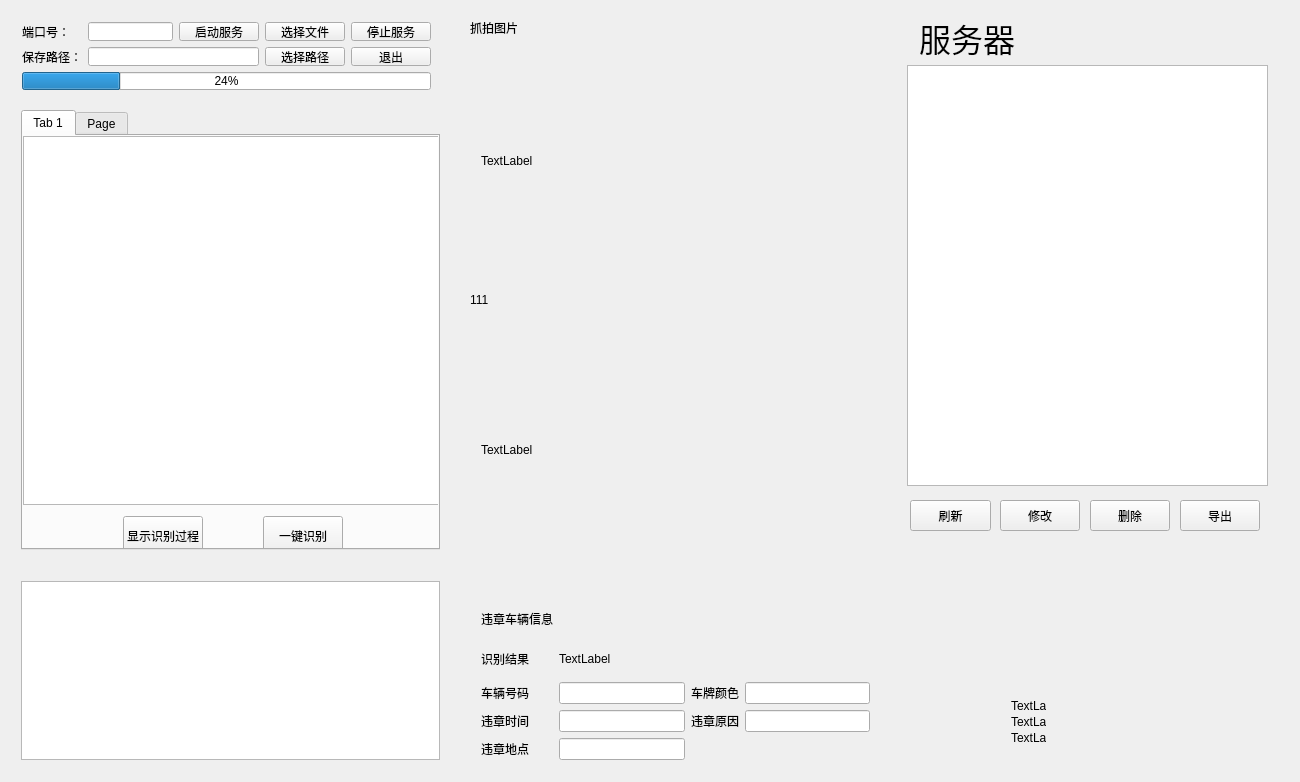
<?xml version="1.0" encoding="UTF-8"?>
<ui version="4.0">
 <class>ServerWidget</class>
 <widget class="QWidget" name="ServerWidget">
  <property name="geometry">
   <rect>
    <x>0</x>
    <y>0</y>
    <width>1300</width>
    <height>782</height>
   </rect>
  </property>
  <property name="windowTitle">
   <string>ServerWidget</string>
  </property>
  <widget class="QWidget" name="layoutWidget">
   <property name="geometry">
    <rect>
     <x>11</x>
     <y>11</y>
     <width>431</width>
     <height>90</height>
    </rect>
   </property>
   <layout class="QGridLayout" name="layoutPort">
    <item row="0" column="4">
     <widget class="QPushButton" name="pushButton_4">
      <property name="text">
       <string>停止服务</string>
      </property>
     </widget>
    </item>
    <item row="0" column="0">
     <widget class="QLabel" name="label_2">
      <property name="text">
       <string>端口号：</string>
      </property>
     </widget>
    </item>
    <item row="1" column="3">
     <widget class="QPushButton" name="selectFolder">
      <property name="text">
       <string>选择路径</string>
      </property>
     </widget>
    </item>
    <item row="0" column="3">
     <widget class="QPushButton" name="buttonFile">
      <property name="text">
       <string>选择文件</string>
      </property>
     </widget>
    </item>
    <item row="1" column="4">
     <widget class="QPushButton" name="buttonSend">
      <property name="text">
       <string>退出</string>
      </property>
     </widget>
    </item>
    <item row="1" column="1" colspan="2">
     <widget class="QLineEdit" name="serverFilePath"/>
    </item>
    <item row="1" column="0">
     <widget class="QLabel" name="label_3">
      <property name="text">
       <string>保存路径：</string>
      </property>
     </widget>
    </item>
    <item row="0" column="1">
     <widget class="QLineEdit" name="portNumber"/>
    </item>
    <item row="0" column="2">
     <widget class="QPushButton" name="pushButton_3">
      <property name="text">
       <string>启动服务</string>
      </property>
     </widget>
    </item>
    <item row="2" column="0" colspan="5">
     <widget class="QProgressBar" name="serverProgressBar">
      <property name="value">
       <number>24</number>
      </property>
     </widget>
    </item>
   </layout>
  </widget>
  <widget class="QWidget" name="layoutWidget">
   <property name="geometry">
    <rect>
     <x>1000</x>
     <y>690</y>
     <width>57</width>
     <height>64</height>
    </rect>
   </property>
   <layout class="QGridLayout" name="layoutSearchCar">
    <item row="0" column="0">
     <widget class="QLabel" name="label_4">
      <property name="text">
       <string>TextLabel</string>
      </property>
     </widget>
    </item>
    <item row="2" column="0">
     <widget class="QLabel" name="label_6">
      <property name="text">
       <string>TextLabel</string>
      </property>
     </widget>
    </item>
    <item row="1" column="0">
     <widget class="QLabel" name="label_5">
      <property name="text">
       <string>TextLabel</string>
      </property>
     </widget>
    </item>
   </layout>
  </widget>
  <widget class="QWidget" name="layoutWidget">
   <property name="geometry">
    <rect>
     <x>470</x>
     <y>590</y>
     <width>411</width>
     <height>181</height>
    </rect>
   </property>
   <layout class="QGridLayout" name="layoutCarInfo">
    <item row="2" column="3">
     <widget class="QLineEdit" name="lineEdit_2"/>
    </item>
    <item row="3" column="3">
     <widget class="QLineEdit" name="lineEdit_4"/>
    </item>
    <item row="3" column="2">
     <widget class="QLabel" name="label_11">
      <property name="text">
       <string>违章原因</string>
      </property>
     </widget>
    </item>
    <item row="4" column="1">
     <widget class="QLineEdit" name="lineEdit_5"/>
    </item>
    <item row="4" column="0">
     <widget class="QLabel" name="label_10">
      <property name="text">
       <string>违章地点</string>
      </property>
     </widget>
    </item>
    <item row="3" column="1">
     <widget class="QLineEdit" name="lineEdit_3"/>
    </item>
    <item row="3" column="0">
     <widget class="QLabel" name="label_9">
      <property name="text">
       <string>违章时间</string>
      </property>
     </widget>
    </item>
    <item row="2" column="2">
     <widget class="QLabel" name="label_8">
      <property name="text">
       <string>车牌颜色</string>
      </property>
     </widget>
    </item>
    <item row="2" column="0">
     <widget class="QLabel" name="label_7">
      <property name="text">
       <string>车辆号码</string>
      </property>
     </widget>
    </item>
    <item row="2" column="1">
     <widget class="QLineEdit" name="lineEdit"/>
    </item>
    <item row="1" column="1">
     <widget class="QLabel" name="labelIdentifyResult">
      <property name="text">
       <string>TextLabel</string>
      </property>
     </widget>
    </item>
    <item row="1" column="0">
     <widget class="QLabel" name="labelIdentification">
      <property name="text">
       <string>识别结果</string>
      </property>
     </widget>
    </item>
    <item row="0" column="0">
     <widget class="QLabel" name="labelIdentifityCarNumber">
      <property name="text">
       <string>违章车辆信息</string>
      </property>
     </widget>
    </item>
   </layout>
  </widget>
  <widget class="QWidget" name="layoutWidget">
   <property name="geometry">
    <rect>
     <x>470</x>
     <y>320</y>
     <width>401</width>
     <height>261</height>
    </rect>
   </property>
   <layout class="QGridLayout" name="layoutCarNumber">
    <item row="0" column="0">
     <widget class="QLabel" name="labelLayoutTitleCarNumber">
      <property name="text">
       <string>TextLabel</string>
      </property>
      <property name="textFormat">
       <enum>Qt::RichText</enum>
      </property>
     </widget>
    </item>
   </layout>
  </widget>
  <widget class="QWidget" name="layoutWidget">
   <property name="geometry">
    <rect>
     <x>10</x>
     <y>570</y>
     <width>441</width>
     <height>201</height>
    </rect>
   </property>
   <layout class="QGridLayout" name="layoutServerInfo">
    <item row="0" column="0">
     <widget class="QTextEdit" name="textEdit"/>
    </item>
   </layout>
  </widget>
  <widget class="QWidget" name="layoutWidget">
   <property name="geometry">
    <rect>
     <x>10</x>
     <y>110</y>
     <width>441</width>
     <height>451</height>
    </rect>
   </property>
   <layout class="QGridLayout" name="layoutFilePath">
    <property name="topMargin">
     <number>0</number>
    </property>
    <item row="0" column="0">
     <widget class="QTabWidget" name="tabWidget">
      <property name="currentIndex">
       <number>0</number>
      </property>
      <widget class="QWidget" name="tab">
       <attribute name="title">
        <string>Tab 1</string>
       </attribute>
       <widget class="QPushButton" name="pushButton">
        <property name="geometry">
         <rect>
          <x>100</x>
          <y>380</y>
          <width>80</width>
          <height>40</height>
         </rect>
        </property>
        <property name="text">
         <string>显示识别过程</string>
        </property>
       </widget>
       <widget class="QPushButton" name="pushButton_2">
        <property name="geometry">
         <rect>
          <x>240</x>
          <y>380</y>
          <width>80</width>
          <height>40</height>
         </rect>
        </property>
        <property name="text">
         <string>一键识别</string>
        </property>
       </widget>
       <widget class="QTableView" name="tableView">
        <property name="geometry">
         <rect>
          <x>0</x>
          <y>0</y>
          <width>439</width>
          <height>369</height>
         </rect>
        </property>
       </widget>
      </widget>
      <widget class="QWidget" name="tab_2">
       <attribute name="title">
        <string>Page</string>
       </attribute>
      </widget>
     </widget>
    </item>
   </layout>
  </widget>
  <widget class="QWidget" name="layoutWidget">
   <property name="geometry">
    <rect>
     <x>470</x>
     <y>50</y>
     <width>411</width>
     <height>221</height>
    </rect>
   </property>
   <layout class="QGridLayout" name="layoutPicture">
    <item row="0" column="0">
     <widget class="QLabel" name="labelPicture">
      <property name="text">
       <string>TextLabel</string>
      </property>
     </widget>
    </item>
   </layout>
  </widget>
  <widget class="QLabel" name="labelLayoutTitlePicture">
   <property name="geometry">
    <rect>
     <x>470</x>
     <y>20</y>
     <width>55</width>
     <height>16</height>
    </rect>
   </property>
   <property name="text">
    <string>抓拍图片</string>
   </property>
  </widget>
  <widget class="QLabel" name="labelCarNumber">
   <property name="geometry">
    <rect>
     <x>470</x>
     <y>290</y>
     <width>51</width>
     <height>21</height>
    </rect>
   </property>
   <property name="maximumSize">
    <size>
     <width>500</width>
     <height>116</height>
    </size>
   </property>
   <property name="text">
    <string>111</string>
   </property>
   <property name="textFormat">
    <enum>Qt::RichText</enum>
   </property>
  </widget>
  <widget class="QPushButton" name="buttonDelete">
   <property name="geometry">
    <rect>
     <x>1090</x>
     <y>500</y>
     <width>80</width>
     <height>31</height>
    </rect>
   </property>
   <property name="text">
    <string>删除</string>
   </property>
  </widget>
  <widget class="QLabel" name="label">
   <property name="geometry">
    <rect>
     <x>907</x>
     <y>18</y>
     <width>120</width>
     <height>40</height>
    </rect>
   </property>
   <property name="font">
    <font>
     <family>楷体</family>
     <pointsize>24</pointsize>
    </font>
   </property>
   <property name="text">
    <string>服务器</string>
   </property>
   <property name="alignment">
    <set>Qt::AlignCenter</set>
   </property>
  </widget>
  <widget class="QPushButton" name="buttonRefresh">
   <property name="geometry">
    <rect>
     <x>910</x>
     <y>500</y>
     <width>81</width>
     <height>31</height>
    </rect>
   </property>
   <property name="text">
    <string>刷新</string>
   </property>
  </widget>
  <widget class="QPushButton" name="buttonExport">
   <property name="geometry">
    <rect>
     <x>1180</x>
     <y>500</y>
     <width>80</width>
     <height>31</height>
    </rect>
   </property>
   <property name="text">
    <string>导出</string>
   </property>
  </widget>
  <widget class="QPushButton" name="buttonEdit">
   <property name="geometry">
    <rect>
     <x>1000</x>
     <y>500</y>
     <width>80</width>
     <height>31</height>
    </rect>
   </property>
   <property name="text">
    <string>修改</string>
   </property>
  </widget>
  <widget class="QTableView" name="tableViewCarInfo">
   <property name="geometry">
    <rect>
     <x>907</x>
     <y>65</y>
     <width>361</width>
     <height>421</height>
    </rect>
   </property>
  </widget>
 </widget>
 <layoutdefault spacing="6" margin="11"/>
 <resources/>
 <connections/>
</ui>
